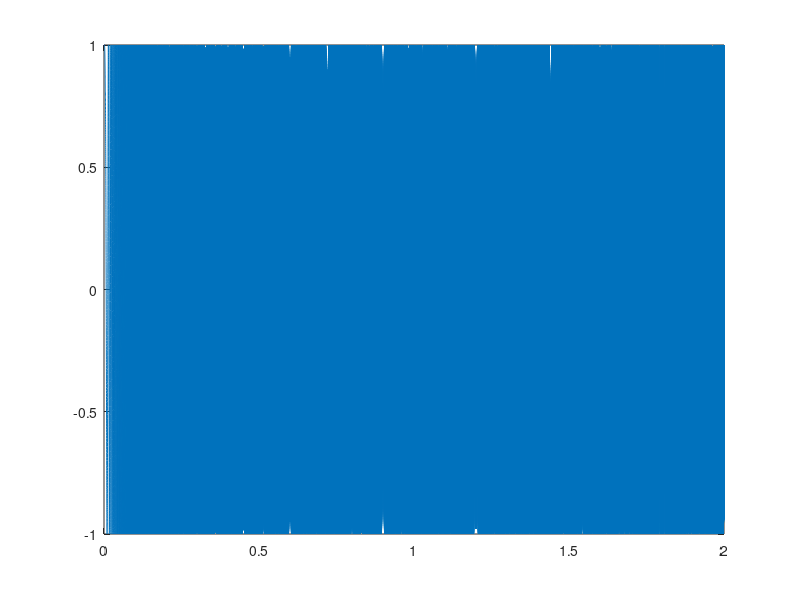

This chart was generated by the following MATLAB code:
clc;
clear all;
close all;
format shorteng;

%SampRate = 44100;
SampRate = 36000;

TimeLength = 2;
Samples = TimeLength * SampRate;

Time = linspace(0, TimeLength, Samples);

y = chirp(Time, 0, TimeLength/2, 10000);


FilePointer = 'Chirp.wav';
audiowrite(FilePointer, y, SampRate);

[y, SampRate] = audioread(FilePointer);
sound(y, SampRate);


plot(Time, y);
